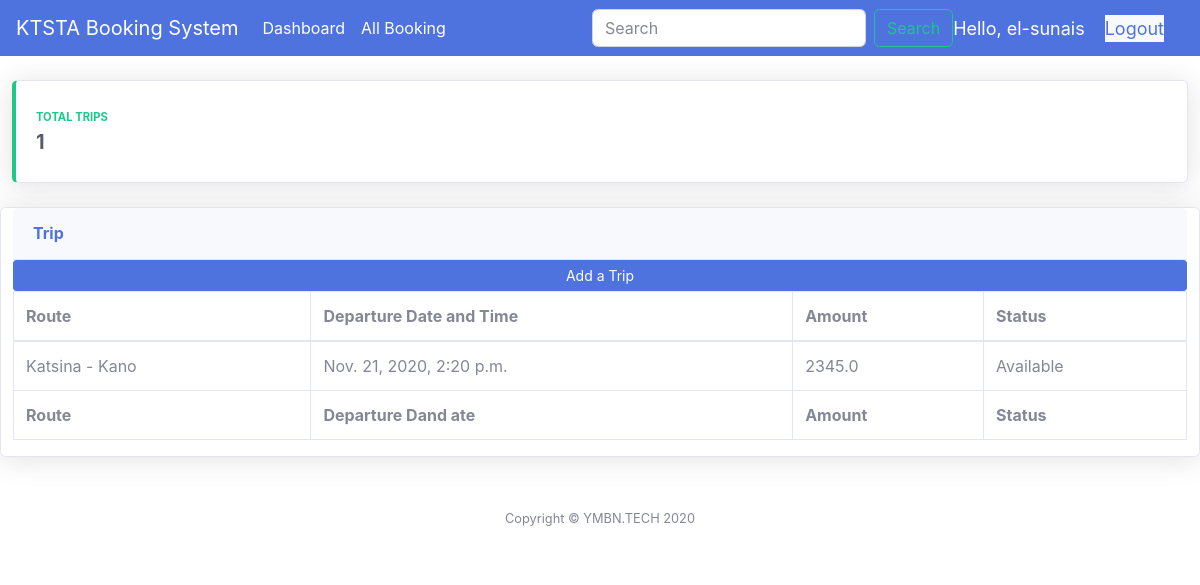
The app's page /bus_dashboard/1 (signed in) with its own data.
### theApp/models.py (models this page shows, shortened)
class Routes(models.Model):
    STATUS = (
			('Available', 'Available'),
            ('No Available Seat', 'No Available Seat'),
			('Departed', 'Departed'),
			)
    bus = models.ForeignKey(Bus, null=True, on_delete= models.SET_NULL)
    trip = models.CharField(max_length=200, null=True, blank=True)
    price = models.FloatField(null=True)
    date = models.DateTimeField(null=True)
    status = models.CharField(default="Available", max_length=200, null=True, choices=STATUS)
    date_created = models.DateTimeField(auto_now_add=True, null=True)

### theApp/decorators.py (the view)
		def wrapper_func(request, *args, **kwargs):
			group = None
			if request.user.groups.exists():
				group = request.user.groups.all()[0].name
			if group in allowed_roles:
				return view_func(request, *args, **kwargs)
			else:
				return HttpResponse('You are not authorized to view this page')

### theApp/views.py (called while the page is built)
@login_required(login_url='login_page')
@allowed_users(allowed_roles=['admin'])
def bus_dashboard(request, pk):
    bus = Bus.objects.get(id=pk)
    route = bus.routes_set.all()
    troute = route.count()
    context = {'bus': bus, 'route': route, 'troute': troute}
    return render(request, 'bus_dashboard.html', context)

### theApp/templates/bus_dashboard.html (shortened to what this page needs)
{% extends 'base.html' %}
{% block content %}
<br>
<div class="col-xl-12 col-md-6 mb-4">
    <div class="card border-left-success shadow h-100 py-2">
      <div class="card-body">
        <div class="row no-gutters align-items-center">
          <div class="col mr-2">
            <div class="text-xs font-weight-bold text-success text-uppercase mb-1">Total Trips</div>
            <div class="h5 mb-0 font-weight-bold text-gray-800">{{troute}}</div>
          </div>
          <div class="col-auto">
            <i class="fas fa-road fa-2x text-gray-300"></i>
          </div>
        </div>
      </div>
    </div>
  </div>
  <div class="card shadow col-md-12 mb-4">
  <div class="card-header py-3">
      <h6 class="m-0 font-weight-bold text-primary">Trip</h6>
  </div>
  <a class="btn btn-primary  btn-sm btn-block" href="{% url 'add_route' bus.id %}">Add a Trip</a>
  <div class="table-responsive">
      <table class="table table-bordered" id="dataTable" width="100%" cellspacing="0" class="sm">
          <thead>
              <tr>
                  <th>Route</th>
                  <th>Departure Date and Time</th>
                  <th>Amount</th>
                  <th>Status</th>
              </tr>
          </thead>
          <tfoot>
              <tr>
                <th>Route</th>
                <th>Departure Dand ate</th>
                <th>Amount</th>
                <th>Status</th>
              </tr>
          </tfoot>
          <tbody>
              {% for r in route %}
              <tr>
                  <td>{{r.trip}}</td>
                  <td>{{r.date}}</td>
                  <td>{{r.price}}</td>
                  <td>{{r.status}}</td>
                  {% endfor %}
          </tbody>
      </table>
  </div>
</div>
  {% endblock content%}

### theApp/templates/base.html (shortened to what this page needs)
{% load static %}
<!DOCTYPE html>
<html lang="en">
<head>
  <link href="{% static '/vendor/datatables/dataTables.bootstrap4.min.css' %}" rel="stylesheet">
  <link href="{% static '/vendor/fontawesome-free/css/all.min.css'%}" rel="stylesheet" type="text/css">
  <link href="{% static 'css/fonts.css' %}" rel="stylesheet" type="text/css">
  <link href="{% static 'css/sb-admin-2.min.css' %}" rel="stylesheet">
</head>
<body>
  <nav class="navbar navbar-expand-lg navbar-dark bg-primary">
    <a class="navbar-brand" href="#">KTSTA Booking System</a>
    <div class="collapse navbar-collapse" id="navbarSupportedContent">
      <ul class="navbar-nav mr-auto">
        <li class="nav-item active">
          <a class="nav-link" href="{% url 'admin_dashboard' %}">Dashboard</a>
        </li>
        <li class="nav-item active">
          <a class="nav-link" href="{% url 'allbooking' %}">All Booking</span></a>
        </li>
      </ul>
      <form class="form-inline my-2 my-lg-0">
        <input class="form-control mr-sm-2" type="search" placeholder="Search" aria-label="Search">
        <button class="btn btn-outline-success my-2 my-sm-0" type="submit">Search</button>
      </form>
    </div>
    <span class="hello-msg">Hello, {{request.user}}</span>
    <span class="hello-msg bg-light text-white"><a href="{% url 'logout_page' %}"> Logout</a> </span>
  </nav>
  {% block content %}
  {% endblock%}
      <footer class="sticky-footer bg-white">
        <div class="container my-auto">
          <div class="copyright text-center my-auto">
            <span>Copyright &copy; YMBN.TECH 2020</span>
          </div>
        </div>
      </footer>
</body>
</html>

### theApp/templates/base.html (style rules this page uses)
.hello-msg { font-size: 18px; color: #fff; margin-right: 20px; }

### records on screen
Routes: trip "Katsina - Kano", date "Nov. 21, 2020, 2:20 p.m.", price "2345.0", status "Available"

### other values on screen
{{ request.user }} "el-sunais"
{{ troute }} "1"
